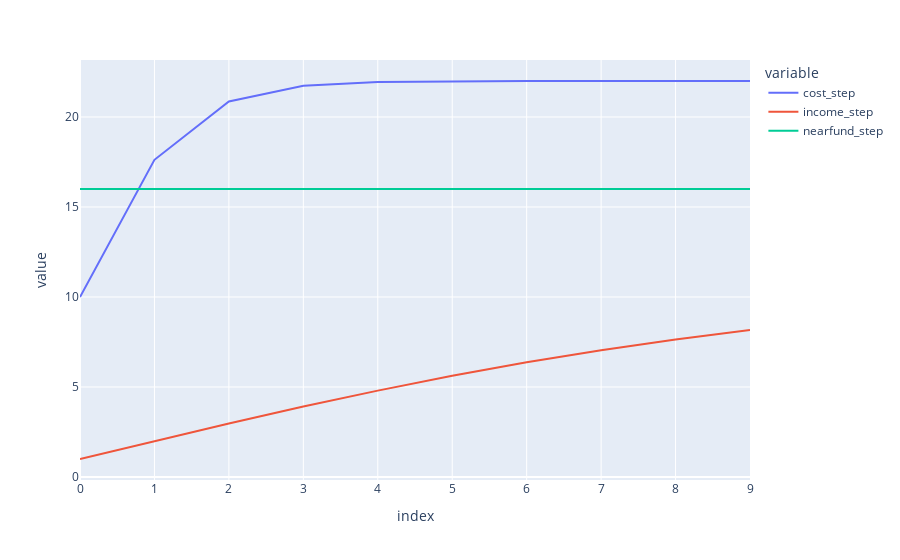

The notebook cell this image was saved under:
### Code cell
px.line(var_df,y=['cost_step','income_step','nearfund_step'])

### Figure 1 — Plotly figure (JSON) as saved in the notebook; plotly's stock layout.template omitted (floating-point values rounded to 4 significant figures)
{"data": [{"hovertemplate": "variable=cost_step<br>index=%{x}<br>value=%{y}<extra></extra>", "legendgroup": "cost_step", "line": {"color": "#636efa", "dash": "solid"}, "mode": "lines", "name": "cost_step", "orientation": "v", "showlegend": true, "type": "scatter", "x": [0, 1, 2, 3, 4, 5, 6, 7, 8, 9], "xaxis": "x", "y": [10, 17.62, 20.86, 21.74, 21.94, 21.99, 22.0, 22.0, 22.0, 22.0], "yaxis": "y"}, {"hovertemplate": "variable=income_step<br>index=%{x}<br>value=%{y}<extra></extra>", "legendgroup": "income_step", "line": {"color": "#EF553B", "dash": "solid"}, "mode": "lines", "name": "income_step", "orientation": "v", "showlegend": true, "type": "scatter", "x": [0, 1, 2, 3, 4, 5, 6, 7, 8, 9], "xaxis": "x", "y": [1, 1.997, 2.974, 3.913, 4.799, 5.621, 6.37, 7.044, 7.64, 8.163], "yaxis": "y"}, {"hovertemplate": "variable=nearfund_step<br>index=%{x}<br>value=%{y}<extra></extra>", "legendgroup": "nearfund_step", "line": {"color": "#00cc96", "dash": "solid"}, "mode": "lines", "name": "nearfund_step", "orientation": "v", "showlegend": true, "type": "scatter", "x": [0, 1, 2, 3, 4, 5, 6, 7, 8, 9], "xaxis": "x", "y": [16, 16, 16, 16, 16, 16, 16, 16, 16, 16], "yaxis": "y"}], "layout": {"legend": {"title": {"text": "variable"}, "tracegroupgap": 0}, "margin": {"t": 60}, "xaxis": {"anchor": "y", "domain": [0, 1], "title": {"text": "index"}}, "yaxis": {"anchor": "x", "domain": [0, 1], "title": {"text": "value"}}}}
